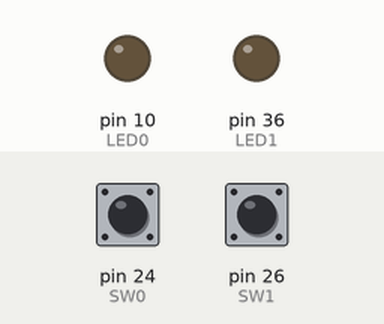
The program below on a simulated Raspberry Pi (header pin numbers). Shown: output pins drawn as LEDs (lit = HIGH). Dashed ring = blinking. Inputs (shaded band) come from the test bench; at power-on: pin 24 (SW0) LOW, pin 26 (SW1) LOW.

Above: at 1.2 s.
1.3 s: pin 24 (SW0) pulled HIGH for 0.15 s
At 1.45 s:
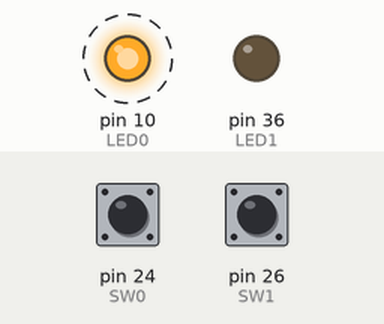
4.4 s: pin 26 (SW1) pulled HIGH for 0.15 s
At 5.95 s:
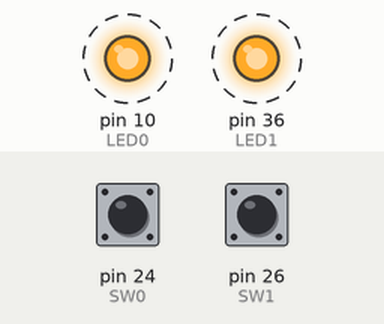
7.5 s: pin 26 (SW1) pulled HIGH for 1 s
At 7.75 s:
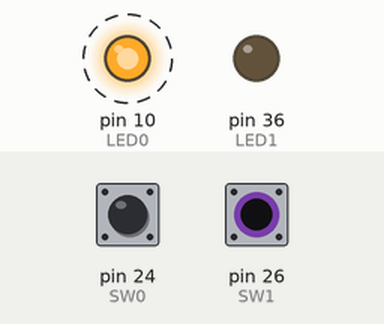
10.5 s: pin 26 (SW1) pulled HIGH for 3.2 s
At 10.75 s:
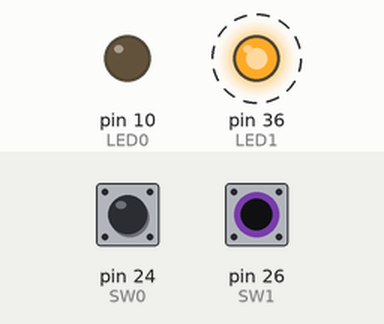
Timing chart, 0 to 16.2 s (numbered marks = the images above; inputs shaded):
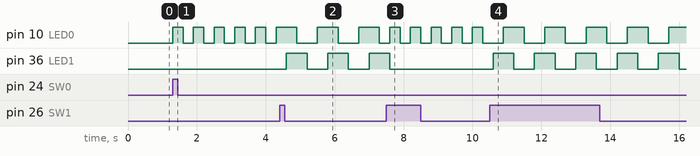

The program:

04_SW_LED_cntl_edge_interrupt.py
```python
import RPi.GPIO as GPIO
import time

# 상수 정의
ON = True
OFF = False

LED0 = 10
LED1 = 36

SW0 = 24
SW1 = 26

# 전역변수 선언
status_led0 = OFF
status_led1 = OFF

# 버튼 인터럽트 처리 함수
def btn_interrupt(channel):
    global status_led0
    # 상태값 변경
    if status_led0 == ON:
        status_led0 = OFF
    else:
        status_led0 = ON

def btn_interrupt_2(channel):
    global status_led1
    # 상태값 변경
    if status_led1 == ON:
        status_led1 = OFF
    else:
        status_led1 = ON

# 메인 함수
def main():
    global status_led0, status_led1

    # 경고 비활성화
    GPIO.setwarnings(False)

    # GPIO 초기화
    GPIO.cleanup()  # 모든 GPIO 핀 상태 초기화
    GPIO.setmode(GPIO.BOARD)  # Physical pin 번호 사용

    # 핀 설정
    GPIO.setup(SW0, GPIO.IN, pull_up_down=GPIO.PUD_DOWN)  # 스위치 A (Pull-down 설정)
    GPIO.setup(SW1, GPIO.IN, pull_up_down=GPIO.PUD_DOWN)  # 스위치 B (Pull-down 설정)
    GPIO.setup(LED0, GPIO.OUT)  # LED 0
    GPIO.setup(LED1, GPIO.OUT)  # LED 1

    GPIO.output(LED0, GPIO.LOW)
    GPIO.output(LED1, GPIO.LOW)

    # 이전 이벤트 감지 제거
    GPIO.remove_event_detect(SW0)
    GPIO.remove_event_detect(SW1)

    # 인터럽트 설정
    try:
        GPIO.add_event_detect(SW0, GPIO.RISING, callback=btn_interrupt, bouncetime=300)  # 버튼 A
        GPIO.add_event_detect(SW1, GPIO.RISING, callback=btn_interrupt_2, bouncetime=300)  # 버튼 B
    except RuntimeError as e:
        print(f"RuntimeError: {e}")
        GPIO.cleanup()  # GPIO 핀 해제
        return

    try:
        while True:
            # 상태값에 따른 동작 구현
            if status_led0 == ON:
                GPIO.output(LED0, not GPIO.input(LED0))  # LED 토글
                time.sleep(0.3)  # 300ms 지연
            else:
                GPIO.output(LED0, GPIO.LOW)  # LED 끄기

            if status_led1 == ON:
                GPIO.output(LED1, not GPIO.input(LED1))  # LED 토글
                time.sleep(0.3)  # 300ms 지연
            else:
                GPIO.output(LED1, GPIO.LOW)  # LED 끄기

    except KeyboardInterrupt:
        print("프로그램 종료")
    finally:
        GPIO.cleanup()  # GPIO 핀 해제

# 프로그램 실행
if __name__ == "__main__":
    main()
```

Measured:
- after the input at 1.3 s, pin 10 (LED0): alternates HIGH for 0.30 s and LOW for 0.30 s, starting at once
- after the input at 4.4 s, pin 10 (LED0): alternates HIGH for 0.60 s and LOW for 0.60 s, starting after 0.50 s; pin 36 (LED1): alternates HIGH for 0.60 s and LOW for 0.60 s, starting after 0.20 s
- after the input at 7.5 s, pin 10 (LED0): alternates HIGH for 0.30 s and LOW for 0.30 s, starting after 0.10 s; pin 36 (LED1): goes on until 7.6 s, then stays LOW
- after the input at 10.5 s, pin 10 (LED0): alternates HIGH for 0.60 s and LOW for 0.60 s, starting after 0.40 s; pin 36 (LED1): alternates HIGH for 0.60 s and LOW for 0.60 s, starting after 0.10 s
